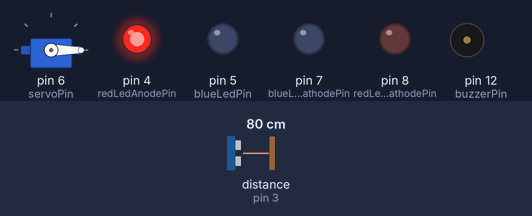
Simulated run of this sketch. Board: Arduino Uno, built with avr-gcc and run on an emulated ATmega328P. Parts: servo, output pins drawn as LEDs (lit = HIGH), buzzer (waves = sounding, pin HIGH). Wiring (inferred from the names in the program): ultrasonic range finder: trigger pin 2; echo pin 3. The test bench sets the inputs (shaded band); at power-on: distance to the obstacle (sensor on pin 3) 80 cm. The echo pulse lasts 58.3 µs per cm; pins used as bus, display or sensor lines are not drawn.

Above: at 1.2 s.
1.3 s: distance to the obstacle (sensor on pin 3) set to 54 cm
2.8 s: distance to the obstacle (sensor on pin 3) set to 46 cm
At 3.5 s:
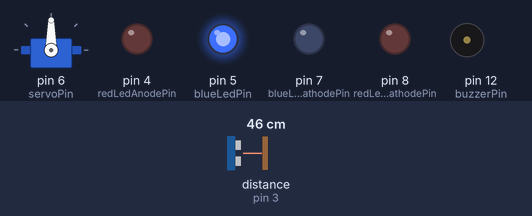
4.4 s: distance to the obstacle (sensor on pin 3) set to 60 cm
At 6.1 s:
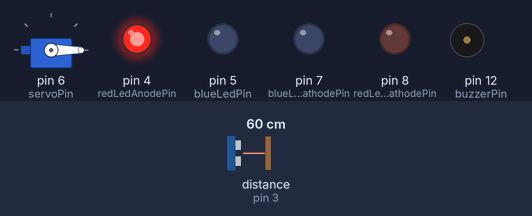
6.9 s: distance to the obstacle (sensor on pin 3) set to 2 cm
At 8.2 s:
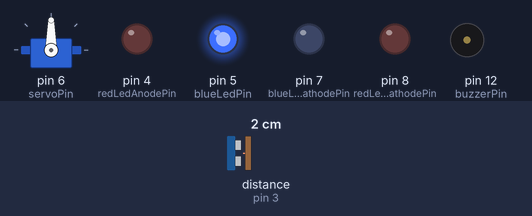
Timing chart, 0 to 9.5 s (numbered marks = the images above; inputs shaded):
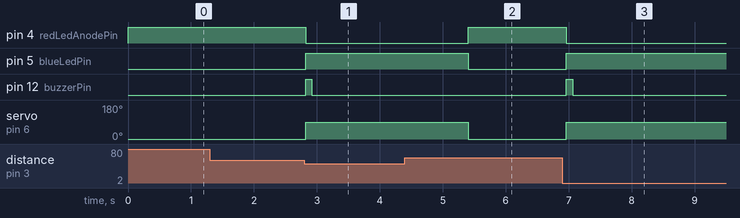

The sketch:

vehicle-detection.ino
```cpp
#include <Servo.h>

const int triggerPin = 2;    // Ultrasonic sensor trigger pin
const int echoPin = 3;       // Ultrasonic sensor echo pin
const int redLedAnodePin = 4; // Red LED anode pin (adjust if connected to Vcc)
const int redLedCathodePin = 8; // Red LED cathode pin (acting as ground)
const int blueLedCathodePin = 7;//
const int blueLedPin = 5;    // Blue LED pin
const int servoPin = 6;      // Servo motor pin
const int buzzerPin = 12;    // Buzzer pin

const float thresholdDistance = 50.0;  // Detection distance in cm
const int closedAngle = 0;             // Servo angle when barrier is closed
const int openAngle = 90;              // Servo angle when barrier is open
const unsigned long closeDelay = 1000; // 5 seconds delay before closing

Servo myServo;              // Servo object
bool isOpen = false;        // Barrier state: false = closed, true = open
unsigned long lastDetectionTime = 0; // Time when object was last detected

void setup() {
  pinMode(triggerPin, OUTPUT);
  pinMode(echoPin, INPUT);
  pinMode(redLedAnodePin, OUTPUT);    // Set anode pin as output
  pinMode(redLedCathodePin, OUTPUT);
  pinMode(blueLedCathodePin,OUTPUT);
  digitalWrite(blueLedCathodePin,LOW);  // Set cathode pin as output
  digitalWrite(redLedCathodePin, LOW); // Set pin 8 LOW to act as ground
  pinMode(blueLedPin, OUTPUT);
  pinMode(buzzerPin, OUTPUT);

  myServo.attach(servoPin);
  myServo.write(closedAngle);         // Barrier closed
  digitalWrite(redLedAnodePin, HIGH); // Red LED on (anode high, cathode low)
  digitalWrite(blueLedPin, LOW);      // Blue LED off
  digitalWrite(buzzerPin, LOW);       // Buzzer off
}

float getDistance() {
  digitalWrite(triggerPin, LOW);
  delayMicroseconds(2);
  digitalWrite(triggerPin, HIGH);
  delayMicroseconds(10);
  digitalWrite(triggerPin, LOW);
  long duration = pulseIn(echoPin, HIGH);
  return duration / 58.0;  // Convert to cm
}

void loop() {
  float distance = getDistance();
  bool objectDetected = (distance < thresholdDistance);
  if (objectDetected) {
    if (!isOpen) {
      myServo.write(openAngle);
      isOpen = true;
      digitalWrite(blueLedPin, HIGH);
      digitalWrite(redLedAnodePin, LOW);  // Turn off red LED (anode low)

      digitalWrite(buzzerPin, HIGH);
      delay(100);
      digitalWrite(buzzerPin, LOW);
    }
    lastDetectionTime = millis();  // Update detection time
  } else {
    if (isOpen && (millis() - lastDetectionTime > closeDelay)) {
      // Close barrier after 5 seconds of no detection
      myServo.write(closedAngle);
      isOpen = false;
      digitalWrite(redLedAnodePin, HIGH); // Turn on red LED (anode high)
      digitalWrite(blueLedPin, LOW);
    }
  }
  delay(100);  // Small delay for stable operation
}
```

Measured:
- the behaviour switches between 51 and 50 cm on distance to the obstacle (sensor on pin 3) (found by bisection; images 0 and 1)
- after the input at 1.3 s, every drawn part: stays the same
- after the input at 2.8 s, pin 4 (redLedAnodePin): HIGH → LOW at once; pin 5 (blueLedPin): LOW → HIGH at once; pin 12 (buzzerPin): LOW → HIGH at once, → LOW 0.10 s later; servo on pin 6 (servoPin): 0° → 90° at once
- after the input at 4.4 s, pin 4 (redLedAnodePin): LOW → HIGH after 1.0 s; pin 5 (blueLedPin): HIGH → LOW after 1.0 s; servo on pin 6 (servoPin): 90° → 0° after 1.0 s
- after the input at 6.9 s, pin 4 (redLedAnodePin): HIGH → LOW after 0.06 s; pin 5 (blueLedPin): LOW → HIGH after 0.06 s; pin 12 (buzzerPin): LOW → HIGH after 0.06 s, → LOW 0.10 s later; servo on pin 6 (servoPin): 0° → 90° after 0.06 s
